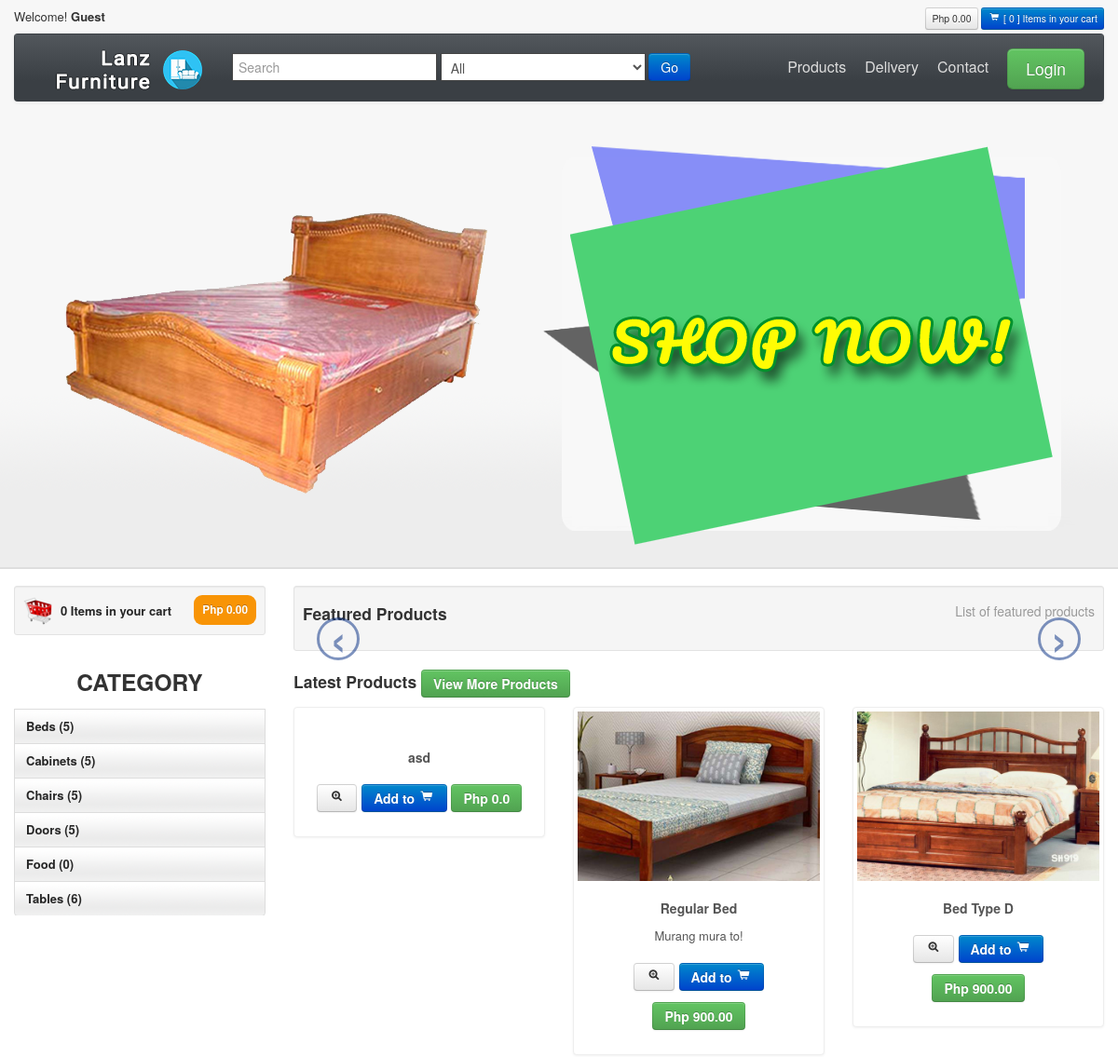
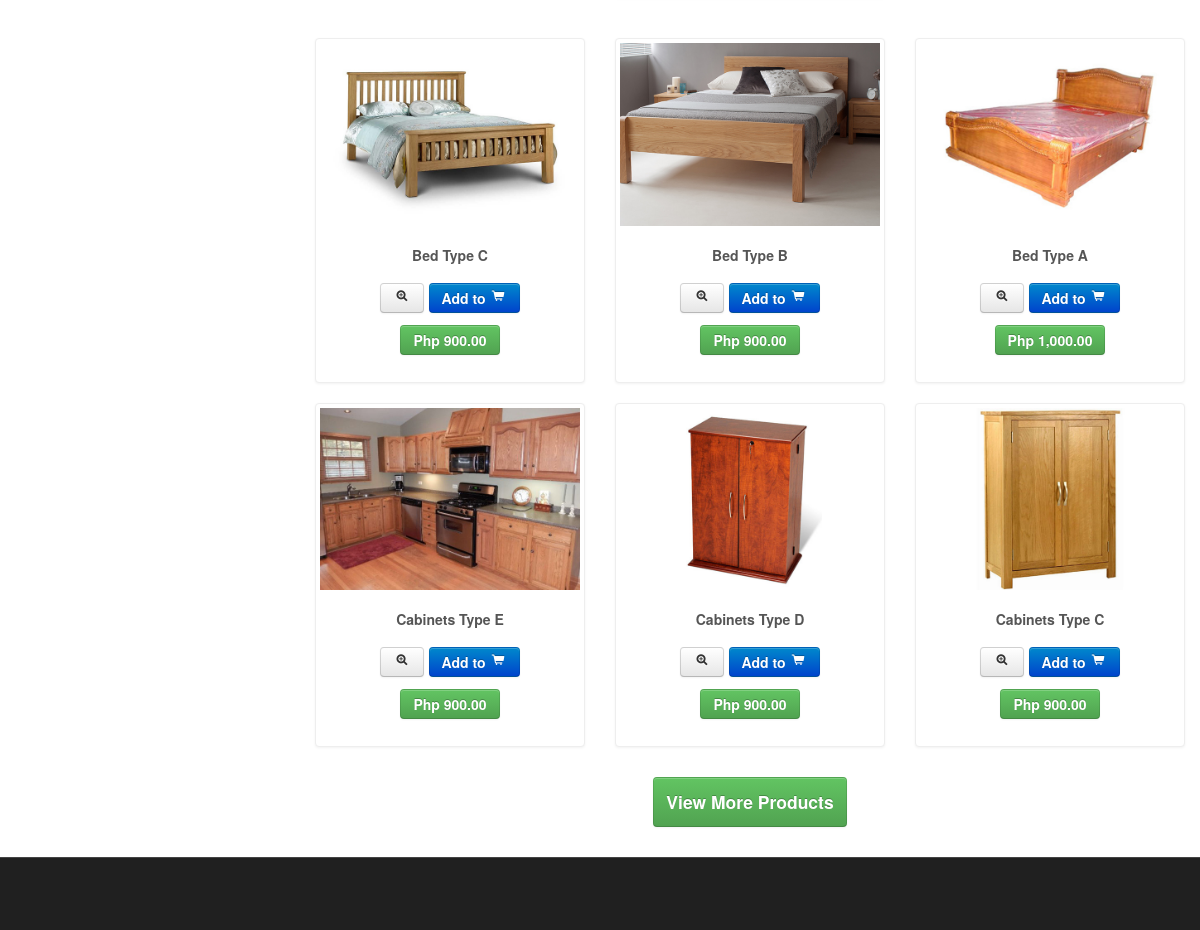
The page / on the database its author committed (2 pictures, top to bottom).
### tables this page shows
CREATE TABLE IF NOT EXISTS `tbl_category` (
  `id` int(11) NOT NULL AUTO_INCREMENT,
  `category_name` text,
  PRIMARY KEY (`id`)
);

CREATE TABLE IF NOT EXISTS `tbl_products` (
  `id` int(11) NOT NULL AUTO_INCREMENT,
  `prod_name` text,
  `prod_category` text,
  `prod_price` text,
  `prod_brand` text,
  `prod_model` text,
  `prod_release` text,
  `prod_dimension` text,
  `prod_displaysize` text,
  `prod_description` text,
  `editorial_review` text,
  `isfeatured` text,
  `storage_locations` text,
  `prod_status` text,
  `prod_condition` text,
  `current_stock` text,
  `min_stock` text,
  `max_stock` text,
  `prod_image` text,
  PRIMARY KEY (`id`)
);

### php/userfunctions.php (called while the page is built, shortened)
<?php
  include "validationfunctions.php";
  include "Database.php";
  function checkIfLoggedIn(){
    if(isset($_SESSION["cartuser"]) && !empty($_SESSION["cartuser"])){
      return true;
    }else{
      return false;
    }
  }
?>

### php/Database.php (called while the page is built, shortened)
<?php
	class Database{
    public $conn;
    private function db_connect(){
      $this->servername = 'localhost';
      $this->username = 'root1';
      $this->password = '';
      $this->dbname = 'db_onlineinv';
      $this->conn = new mysqli($this->servername, $this->username, $this->password, $this->dbname);
      return $this->conn;
    }
    function getCategories(){
        $sql = "SELECT * FROM tbl_category"." ORDER by category_name ASC";
        $result = $this->conn->query($sql);
        return $result;
    }
	}
?>

### php/cartfunctions.php (called while the page is built, shortened)
<?php
  class cartfunctions{
    private $carttotal = 0;
    private $cartcount = 0;
    function __construct(){
      $db = new Database();
    }
    function getCartCount(){
      return $this->cartcount;
    }
    function getCartTotal(){
      return number_format($this->carttotal, 2);
    }
  }
?>

### php/validationfunctions.php (called while the page is built, shortened)
<?php
  function checkIfNumeric($input){
    if(is_numeric($input)){
      return number_format($input,2);
    }else{
      return "0.0";
    }
  }
?>

### php/productfunctions.php (the view, shortened to what this page needs)
<?php
  class productfunctions{
    private $currentdb;
    function __construct(){
      $db = new Database();
      $this->currentdb = $db;
    }
    function printAllCategories(){
      $rows = $this->currentdb->getCategories();
      while($row = $rows->fetch_assoc()){
        $sql2 = "SELECT COUNT(*) FROM tbl_products where prod_category = '".$row["category_name"]."'";
        $result2 = $this->currentdb->conn->query($sql2);
        $row2 = $result2->fetch_array();
        $counter = $row2[0];
        echo '<li><a href="products.php?txtSearch=&category='.$row["category_name"].'">'.$row["category_name"].' ('.$counter.')</a></li>';
      }
    }
    function printAllCategoriesNoCount(){
      $rows = $this->currentdb->getCategories();
      $html = '<select class="srchTxt" name="category">';
      $html .= '<option>All</option>';
      while($row = $rows->fetch_assoc()){
        $html .= '<option>'.$row["category_name"].'</option>';
      }
      $html .= '</select>';
      echo $html;
    }
    function printAllProducts(){
      echo '<h4>Latest Products <a href="products.php" class="btn btn-success">View More Products</a></h4>';
  	  echo '<ul class="thumbnails">';
      $counter = 0;
      $sql = "SELECT * FROM tbl_products ORDER BY id DESC LIMIT 9";
      $result = $this->currentdb->conn->query($sql);
      while($row = $result->fetch_assoc()){
        $counter++;
        echo '
				<li class="span3">
				  <div class="thumbnail">
					<a  href="product_details.php?id='.$row["id"].'"><img src="admin/php/'.$row["prod_image"].'" alt=""
          style="max-height:200px;"/></a>
					<div class="caption">
					  <h5>'.$row["prod_name"].'</h5>
					  <p>
						'.$row["prod_description"].'
					  </p>
					  <h4 style="text-align:center">
              <a class="btn" href="product_details.php?id='.$row["id"].'">
                <i class="icon-zoom-in"></i>
              </a>
              <a class="btn btn-primary" href="php/addtocart.php?id='.$row["id"].'">Add to
                <i class="icon-shopping-cart"></i>
              </a>
              <span class="btn btn-success">Php '.checkIfNumeric($row["prod_price"]).'</span>
            </h4>
					</div>
				  </div>
				</li>';
        if($counter == 3){
          echo '<div style="clear:both;"></di> <br/>';
          $counter = 0;
        }
      }
  	  echo '</ul>';
      echo '<h4 style="text-align:center;">
        <a href="products.php" class="btn btn-success btn-lg"><h4>View More Products</h4></a>
        </h4>';
    }
  }
?>

### index.php (shortened to what this page needs)
<?php
include "php/userfunctions.php";
include "php/productfunctions.php";
include "php/cartfunctions.php";
$products = new productfunctions();
$cart = new cartfunctions();
?>
<!DOCTYPE html>
<html lang="en">
  <head>
    <?php include "header.php";?>
  </head>
  <body>
    <?php include "topnav.php";?>
    <?php include "carousel.php";?>
    <div id="mainBody">
      <div class="container">
        <div class="row">
          <?php include "sidebar.php";?>
          <div class="span9">
            <?php include "featured.php";?>
            <?php $products->printAllProducts();?>
          </div>
        </div>
      </div>
    </div>
    <?php include "footer.php";?>
  </body>
</html>

### header.php (shortened to what this page needs)
<link id="callCss" rel="stylesheet" href="themes/bootshop/bootstrap.min.css" media="screen"/>
<link href="themes/css/base.css" rel="stylesheet" media="screen"/>
<link href="themes/css/bootstrap-responsive.min.css" rel="stylesheet"/>
<link href="themes/css/font-awesome.css" rel="stylesheet" type="text/css">
<link href="themes/js/google-code-prettify/prettify.css" rel="stylesheet"/>

### topnav.php (shortened to what this page needs)
<div id="header">
<div class="container">
<div id="welcomeLine" class="row">
  <?php
    if(checkIfLoggedIn()){
      echo '<div class="span6">Welcome!<strong> '.getLoggedInUser().'</strong></div>';
    }else{
      echo '<div class="span6">Welcome!<strong> Guest</strong></div>';
    }
  ?>
	<div class="span6">
	<div class="pull-right">
		<span class="btn btn-mini">Php <?php echo $cart->getCartTotal(); ?></span>
		<a href="product_summary.php"><span class="btn btn-mini btn-primary">
      <i class="icon-shopping-cart icon-white"></i> [ <?php echo $cart->getCartCount();?> ] Items in your cart </span>
    </a>
	</div>
	</div>
</div>
<div id="logoArea" class="navbar">
  <div class="navbar-inner">
    <a class="brand" href="index.php"><img src="themes/images/logo.png" alt="Bootsshop"/></a>
		<form class="form-inline navbar-search" method="get" action="products.php" >
		<input name="txtSearch" class="srchTxt" type="text" placeholder="Search"/>
    <?php $products->printAllCategoriesNoCount();?>
		  <button type="submit" id="submitButton" class="btn btn-primary">Go</button>
    </form>
    <ul id="topMenu" class="nav pull-right">
	 <li class=""><a href="products.php">Products</a></li>
	 <li class=""><a href="delivery.php">Delivery</a></li>
	 <li class=""><a href="contact.php">Contact</a></li>
	 <li class="">
   <?php
    if(checkIfLoggedIn()){
      echo '
      <a href="php/logout.php"  style="padding-right:0">
        <span class="btn btn-large btn-danger">Logout </span>
      </a>';
    }else{
      echo '
      <a href="#login" role="button" data-toggle="modal" style="padding-right:0">
        <span class="btn btn-large btn-success">Login</span>
      </a>';
    }
   ?>
	</li>
    </ul>
  </div>
</div>
</div>
</div>

### carousel.php (shortened to what this page needs)
<div id="carouselBlk">
	<div id="myCarousel" class="carousel slide">
		<div class="carousel-inner">
		  <div class="item active">
		  <div class="container">
			<a href="register.html"><img style="width:100%" src="themes/images/carousel/1.png" alt="special offers"/></a>
		  </div>
		  </div>
		</div>
	  </div>
</div>

### sidebar.php
<div id="sidebar" class="span3">
	<div class="well well-small">
		<a id="myCart" href="product_summary.php">
			<img src="themes/images/ico-cart.png" alt="cart"><?php echo $cart->getCartCount();?> Items in your cart
			<span class="badge badge-warning pull-right">Php <?php echo $cart->getCartTotal(); ?></span>
		</a>
	</div>
	<ul id="sideManu" class="nav nav-tabs nav-stacked">
		<li><h3 class="text-center" style="text-align:center;">CATEGORY</h3></li>
		<?php
		$products->printAllCategories();
		?>
		</ul>
	<br/>
</div>

### featured.php (shortened to what this page needs)
<div class="well well-small">
<h4>Featured Products <small class="pull-right">List of featured products</small></h4>
<div class="row-fluid">
<div id="featured" class="carousel slide">
<div class="carousel-inner">
  </div>
  <a class="left carousel-control" href="#featured" data-slide="prev">‹</a>
  <a class="right carousel-control" href="#featured" data-slide="next">›</a>
  </div>
  </div>
</div>

### footer.php (shortened to what this page needs)
<div  id="footerSection">

### themes/css/base.css (style rules this page uses)
#mainBody { border-top:2px solid #dedede; padding-top: 18px; }
#carouselBlk,#header { background: url(../images/headerRepeat.png) repeat-x 0 0 #f7f7f7; }
#logoArea, #logoArea a { line-height:49px; }
#logoArea .btn, #logoArea .btn-group { margin-top: 0; }
#welcomeLine { padding: 8px 0 4px }
#myCart img { float:left; margin-right:8px; }
#myCart .badge { padding: 9px; }
#myCart { font-size: 13px;font-weight: bold; line-height: 33px; }
#sidebar ul { list-style: none;padding: 0;margin: 0;width: 100%; }
#sidebar li a { font-weight:bold; background:url(../images/tabRepeatInactive.png) repeat-x 0 0; color:#262626; }
.thumbnail>a { display:block; text-align:center }
.thumbnail h5,.thumbnail p { text-align:center }
#myCarousel { text-align:center; margin-bottom:0 }
#footerSection { background: #202020;color: white;padding: 28px 0 44px;margin-top: 20px;border-top: 1px solid #444; }
.navbar-search .srchTxt { border-radius: 0;border: 1px solid #444; }
[class^="icon-"], [class*=" icon-"] { background-image: none; }
.navbar .nav > li > a { padding:10px;color: #DDD;text-shadow: none;font-size: 16px; }
#logoArea, #logoArea a { outline:none; }
.navbar .nav.pull-right, #sideManu { overflow:hidden; }
.navbar-search { margin-top: 8px; }

### rows shown on the page
tbl_category: category_name "Beds", counter "5"
tbl_category: category_name "Cabinets", counter "5"
tbl_category: category_name "Chairs", counter "5"
tbl_category: category_name "Doors", counter "5"
tbl_category: category_name "Food", counter "0"
tbl_category: category_name "Tables", counter "6"
tbl_products: prod_name "asd", prod_price "0.0"
tbl_products: prod_image (picture), prod_name "Regular Bed", prod_description "Murang mura to!", prod_price "900.00"
tbl_products: prod_image (picture), prod_name "Bed Type D", prod_price "900.00"
tbl_products: prod_image (picture), prod_name "Bed Type C", prod_price "900.00"
tbl_products: prod_image (picture), prod_name "Bed Type B", prod_price "900.00"
tbl_products: prod_image (picture), prod_name "Bed Type A", prod_price "1,000.00"
tbl_products: prod_image (picture), prod_name "Cabinets Type E", prod_price "900.00"
tbl_products: prod_image (picture), prod_name "Cabinets Type D", prod_price "900.00"
tbl_products: prod_image (picture), prod_name "Cabinets Type C", prod_price "900.00"

### other values the page prints
$cart->getCartTotal() "0.00"
$cart->getCartCount() "0"
